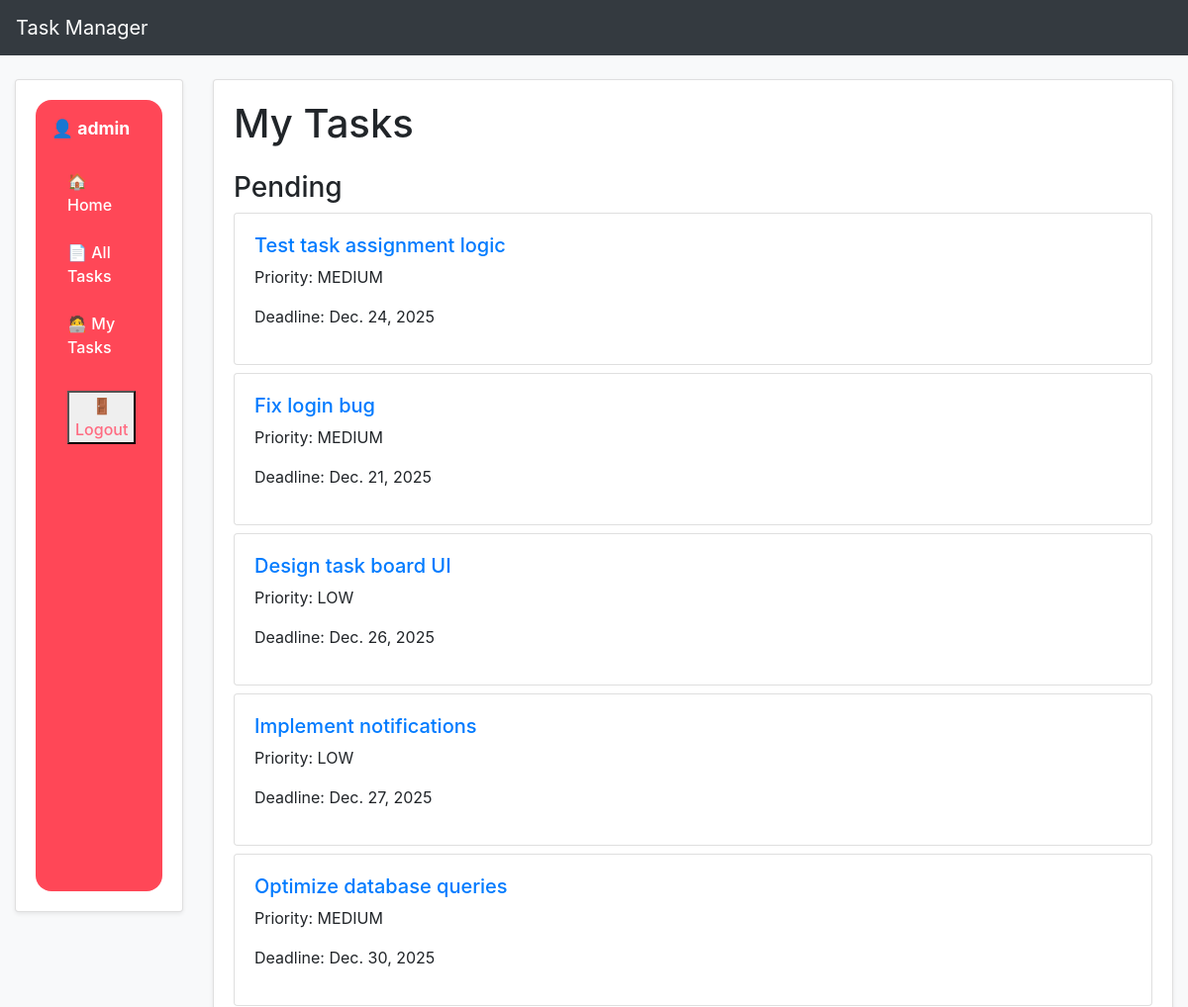
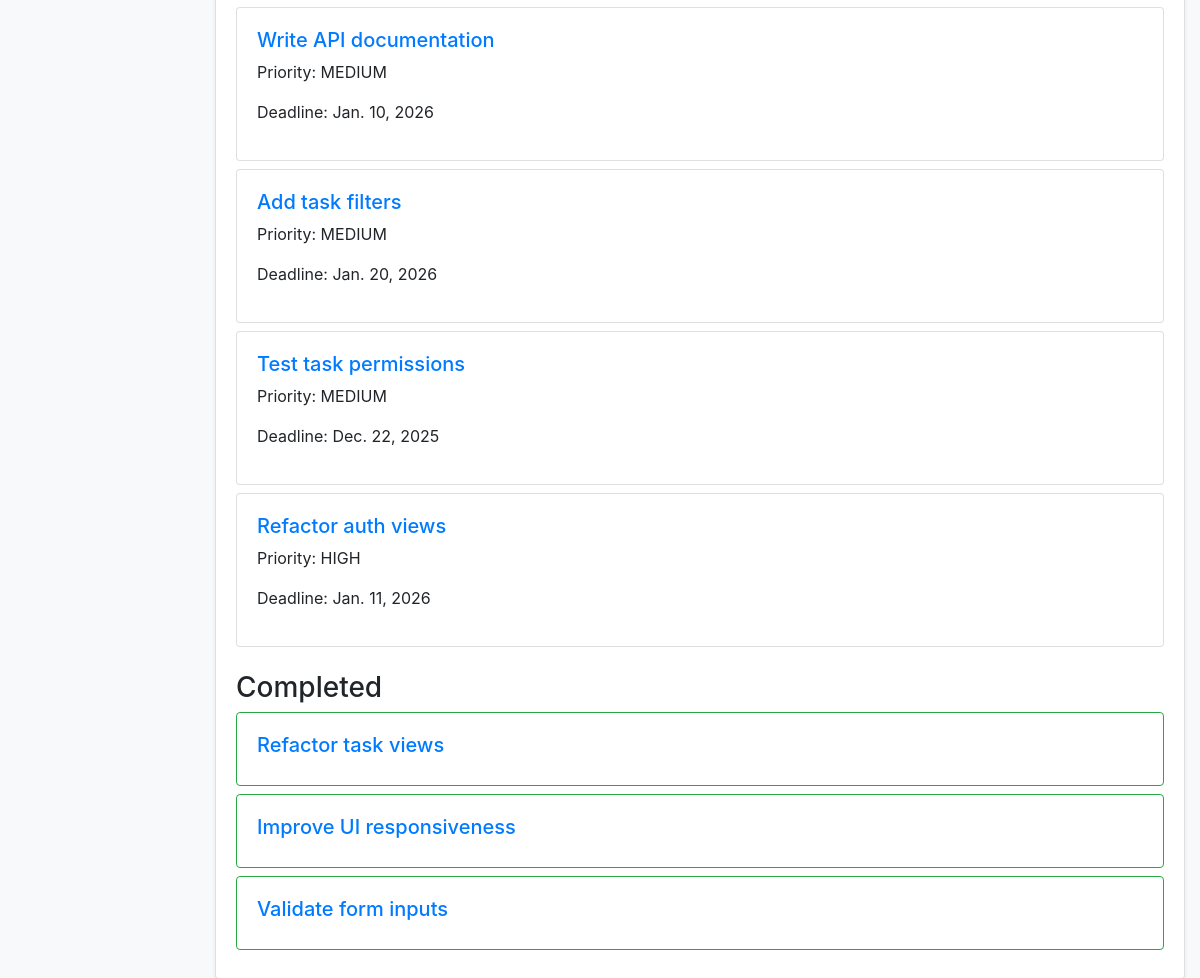
Screenshot of /tasks/my/ (signed in) with the database file from the repository (2 pictures, top to bottom).
### core/models.py (models this page shows, shortened)
class Worker(AbstractUser):
    position = models.ForeignKey(
        Position,
        on_delete=models.SET_NULL,
        null=True,
        blank=True,
        related_name="workers",
    )

class Task(models.Model):
    class Priority(models.TextChoices):
        LOW = "LOW", "Low"
        MEDIUM = "MEDIUM", "Medium"
        HIGH = "HIGH", "High"
        URGENT = "URGENT", "Urgent"
    name = models.CharField(max_length=255)
    description = models.TextField()
    deadline = models.DateField()
    is_completed = models.BooleanField(default=False)
    priority = models.CharField(
        max_length=10, choices=Priority.choices, default=Priority.MEDIUM
    )
    task_type = models.ForeignKey(
        TaskType, on_delete=models.PROTECT, related_name="tasks"
    )
    assignees = models.ManyToManyField(Worker, related_name="tasks")

### core/views.py (the view)
# urls.py: path("tasks/my/", views.MyTaskListView.as_view(), name="my-task-list"),
class MyTaskListView(LoginRequiredMixin, generic.ListView):
    model = Task
    template_name = "core/my_task_list.html"
    context_object_name = "task_list"
    def get_queryset(self):
        return Task.objects.filter(assignees=self.request.user)

### templates/core/my_task_list.html (shortened to what this page needs)
{% extends "base.html" %}
{% block content %}
  <h1>My Tasks</h1>
  <h3 class="mt-4">Pending</h3>
  {% for task in task_list %}
    {% if not task.is_completed %}
      <div class="card mb-2">
        <div class="card-body">
          <h5>
            <a href="{% url 'core:task-detail' task.id %}">
              {{ task.name }}
            </a>
          </h5>
          <p>Priority: {{ task.priority }}</p>
          <p>Deadline: {{ task.deadline }}</p>
        </div>
      </div>
    {% endif %}
  {% empty %}
    <p>No tasks assigned.</p>
  {% endfor %}
  <h3 class="mt-4">Completed</h3>
  {% for task in task_list %}
    {% if task.is_completed %}
      <div class="card mb-2 border-success">
        <div class="card-body">
          <h5>
            <a href="{% url 'core:task-detail' task.id %}">
              {{ task.name }}
            </a>
          </h5>
        </div>
      </div>
    {% endif %}
  {% endfor %}
{% endblock %}

### templates/includes/sidebar.html (shortened to what this page needs)
<div class="sidebar">
  <div class="sidebar-user mb-3">
    👤 {{ user.username }}
  </div>
  <ul class="list-group list-group-flush">
    <li class="list-group-item">
      <a class="sidebar-link" href="{% url 'core:index' %}">
        🏠 Home
      </a>
    </li>
    <li class="list-group-item">
      <a class="sidebar-link" href="{% url 'core:task-list' %}">
        📄 All Tasks
      </a>
    </li>
    <li class="list-group-item">
      <a class="sidebar-link" href="{% url 'core:my-task-list' %}">
        🧑‍💻 My Tasks
      </a>
    </li>
    <li class="list-group-item mt-2">
  <form method="post" action="{% url 'logout' %}" class="m-0">
    <button type="submit" class="sidebar-link sidebar-logout">
      🚪 Logout
    </button>
  </form>
</li>
  </ul>
</div>

### static/css/styles.css (style rules this page uses)
.sidebar { background-color: #ff4757 !important; min-height: 100vh; padding: 1rem; border-radius: 16px; }
.sidebar .list-group-item { background-color: transparent; border: none; padding: 0.75rem 1rem; }
.sidebar-user { color: #fff; font-weight: 700; font-size: 1.1rem; margin-bottom: 1rem; }
.sidebar-link { color: #fff; display: block; font-weight: 500; transition: all 0.2s ease; }
.sidebar-logout { color: #ff6b81; font-weight: 500; }

### rows the page displays
Worker: username "admin"
Task: name "Test task assignment logic", priority "MEDIUM", deadline "Dec. 24, 2025"
Task: name "Fix login bug", priority "MEDIUM", deadline "Dec. 21, 2025"
Task: name "Design task board UI", priority "LOW", deadline "Dec. 26, 2025"
Task: name "Implement notifications", priority "LOW", deadline "Dec. 27, 2025"
Task: name "Optimize database queries", priority "MEDIUM", deadline "Dec. 30, 2025"
Task: name "Write API documentation", priority "MEDIUM", deadline "Jan. 10, 2026"
Task: name "Add task filters", priority "MEDIUM", deadline "Jan. 20, 2026"
Task: name "Test task permissions", priority "MEDIUM", deadline "Dec. 22, 2025"
Task: name "Refactor auth views", priority "HIGH", deadline "Jan. 11, 2026"
Task: name "Refactor task views"
Task: name "Improve UI responsiveness"
Task: name "Validate form inputs"
